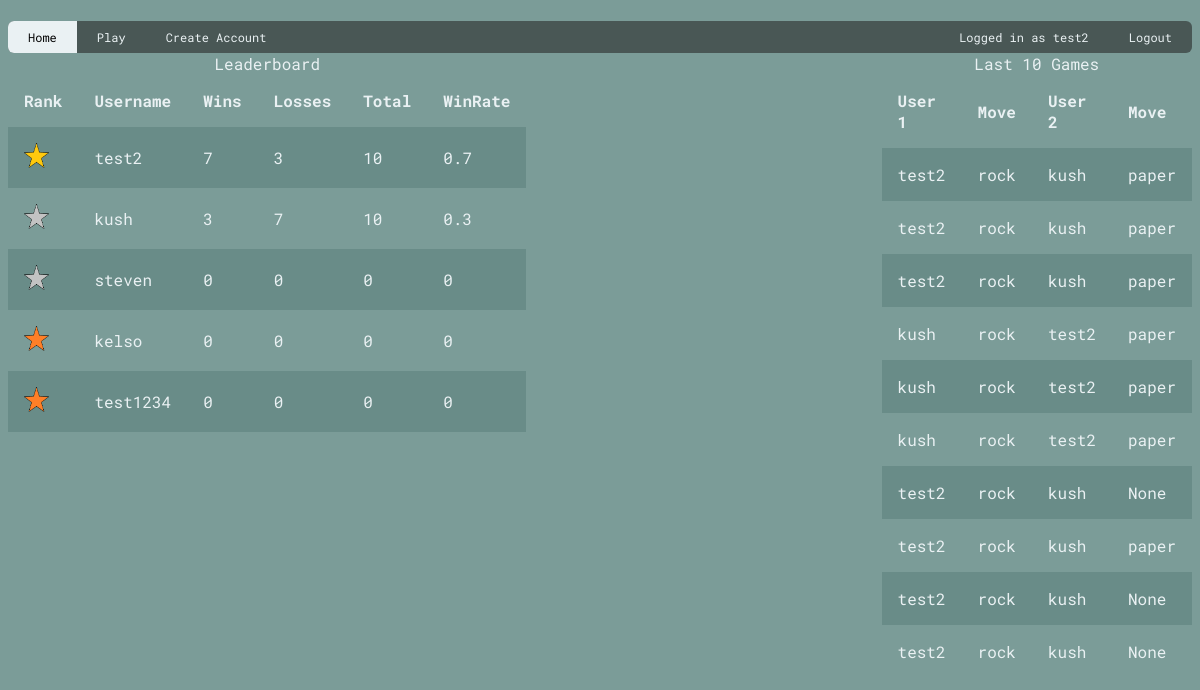
Screenshot of / (signed in) with the database file from the repository.
### models.py (models this page shows)
class users(db.Model):
    __tablename__ = 'user'
    userId = db.Column(db.Integer, primary_key = True)
    username = db.Column(db.String)
    password = db.Column(db.String)
    gamesWon = db.Column(db.Integer)
    gamesLost = db.Column(db.Integer)
    sessionId = db.Column(db.Integer)
    pictureId = db.Column(db.Integer, db.ForeignKey('rank_pictures.pictureId'))

class rank_pictures(db.Model):
    __tablename__ = 'rank_pictures'
    pictureId = db.Column(db.Integer, primary_key=True)
    pictureRef = db.Column(db.String)

class game(db.Model):
    __tablename__ = 'game'
    gameId = db.Column(db.Integer, primary_key=True)
    move1 = db.Column(db.String)
    move2 = db.Column(db.String)
    username1 = db.Column(db.String, db.ForeignKey('user.username'))
    username2 = db.Column(db.String, db.ForeignKey('user.username'))

### main.py (the view)
@app.route('/')
def home():
    users = models.users.query.order_by(models.users.gamesWon.desc()).all() # all users ordered by games won in descending order
    length = len(users)
    upper_split = int((length/100) * 20)
    lower_split = int((length/100) * 70)
    upper_quart = users[:(upper_split)]
    middle_quart = users[(upper_split):(lower_split)]
    lower_quart = users[(lower_split):]
    for user in lower_quart:
        lower_user = models.users.query.filter(models.users.userId == user.userId).first()
        lower_user.pictureId = 3
    for user in middle_quart:
        middle_user = models.users.query.filter(models.users.userId == user.userId).first()
        middle_user.pictureId = 2
    for user in upper_quart:
        upper_user = models.users.query.filter(models.users.userId == user.userId).first()
        upper_user.pictureId = 1
    gold_image = models.rank_pictures.query.filter(models.rank_pictures.pictureId == 1).first()
    silver_image = models.rank_pictures.query.filter(models.rank_pictures.pictureId == 2).first()
    bronze_image = models.rank_pictures.query.filter(models.rank_pictures.pictureId == 3).first()
    games = models.game.query.order_by(models.game.gameId.desc()).all()
    dated_games = games[10:]
    for game in dated_games:
        db.session.delete(models.game.query.filter(models.game.gameId == game.gameId).first())
    db.session.commit()
    games = models.game.query.order_by(models.game.gameId.desc()).all()
    return render_template('home.html', users=users, gold_image=gold_image,
        silver_image=silver_image, bronze_image=bronze_image, games=games)

### main.py (called while the page is built)
@app.context_processor
def add_current_user():
    if session.get('user'):
        return dict(current_user = models.users.query.get(session['user']))
    return dict(current_user = None)

### templates/home.html
{% extends 'layout.html' %}
{% block body %}
<table style="float:left">
    <caption>Leaderboard</caption>
    <tr>
        <th>Rank</th>
        <th>Username</th>
        <th>Wins</th>
        <th>Losses</th>
        <th>Total</th>
        <th>WinRate</th>
    </tr>
    {% for user in users %}
        <tr>
            {% if user.pictureId == 1 %}
                {% set file_name = gold_image.pictureRef %}
                <td><img src="{{url_for('static', filename=file_name)}}"  file style="width:25px;height:25px"></td>
            {% elif user.pictureId == 2 %}
                {% set file_name = silver_image.pictureRef %}
                <td><img src="{{url_for('static', filename=file_name)}}" style="width:25px;height:25px"></td>
            {% elif user.pictureId == 3 %}
                {% set file_name = bronze_image.pictureRef %}
                <td><img src="{{url_for('static', filename=file_name)}}" style="width:25px;height:25px"></td>
            {% endif %}
            <td>{{user.username}}</td>
            <td>{{user.gamesWon}}</td>
            <td>{{user.gamesLost}}</td>
            <td>{{user.gamesWon + user.gamesLost}}</td>
            {% if user.gamesWon > 0 and user.gamesLost > 0 %}
                <td>{{(user.gamesWon/(user.gamesWon + user.gamesLost))|round(2)}}</td>
            {% else %}
                <td>0</td>
            {% endif %}
        </tr>
    {%endfor%}
</table>
<table style ="float: right;">
    <caption>Last 10 Games</caption>
    <tr>
        <th>User 1</th>
        <th>Move</th>
        <th>User 2</th>
        <th>Move</th>
    </tr>
    {% for game in games %}
    <tr>
        <td>{{ game.username1 }}</td>
        <td>{{ game.move1 }}</td>
        <td>{{ game.username2 }}</td>
        <td>{{ game.move2 }}</td>
    </tr>
    {%endfor%}
</table>
{% endblock body %}

### templates/layout.html (shortened to what this page needs)
{% macro nav_item(text, url, extra_class) %}
<a href="{{ url }}" class="{{ extra_class }} {% if request.path == url %}active{% endif %}">{{ text }}</a>
{% endmacro %}
<!DOCTYPE html>
<html lang = 'en'>
<head>
    <link rel = 'stylesheet' href = '/static/css/style.css'>
</head>
<body>
    <div class = 'navbar' id = 'topnav'>
        {{ nav_item('Home', '/') }}
        {{ nav_item('Play', '/play')}}
        {{ nav_item('Create Account', '/createaccount') }}
        <lgn>
            {% if current_user %}
                <txt>{{('Logged in as {}'.format(current_user.username)) }}</txt>
                {{ nav_item('Logout', '/logout') }}
            {% else %}
            {{ nav_item('Login', '/login') }}
            {% endif %}
        </lgn>
    </div>
    <div class="content">
        {% block body %}
        {% endblock body %}
    </div>
</body>
</html>

### static/css/style.css (style rules this page uses)
:root { --c1: #7b9c98; --c2: #eaf1f3; --c3: #495755; --c4: 'Roboto Mono'; --c5: #698c88; }
html { font-family: var(--c4); color: var(--c2); }
.navbar { background-color: var(--c3); overflow: hidden; border-radius: 6px; }
.navbar a { float: left; display: block; color: var(--c2); text-align: center; padding: 8px 20px; text-decoration: none; font-size: 12px; }
.navbar a.active { background-color: var(--c2); color: black; }
a { color: var(--c2) }
body { background-color: var(--c1); }
table { border-collapse: collapse; border-spacing: 0; width: 25%; overflow: auto; border-width: 50%; }
th, td { text-align: left; padding: 16px; }
tr:nth-child(even) { background-color: var(--c5); }
lgn { float: right; }
txt { float: left; display: block; color: var(--c2); text-align: center; padding: 8px 20px; text-decoration: none; font-size: 12px; }

### rows the page displays
users: username "Logged in as test2", pictureRef (picture), username "test2", gamesWon "7", gamesLost "3", user.gamesWon+user.gamesLost "10", (user.gamesWon/(user.gamesWon+user.gamesLost))|round(2) "0.7"
users: pictureRef (picture), username "kush", gamesWon "3", gamesLost "7", user.gamesWon+user.gamesLost "10", (user.gamesWon/(user.gamesWon+user.gamesLost))|round(2) "0.3"
users: pictureRef (picture), username "steven", gamesWon "0", gamesLost "0", user.gamesWon+user.gamesLost "0"
users: pictureRef (picture), username "kelso", gamesWon "0", gamesLost "0", user.gamesWon+user.gamesLost "0"
users: pictureRef (picture), username "test1234", gamesWon "0", gamesLost "0", user.gamesWon+user.gamesLost "0"
game: username1 "test2", move1 "rock", username2 "kush", move2 "paper"
game: username1 "test2", move1 "rock", username2 "kush", move2 "paper"
game: username1 "test2", move1 "rock", username2 "kush", move2 "paper"
game: username1 "kush", move1 "rock", username2 "test2", move2 "paper"
game: username1 "kush", move1 "rock", username2 "test2", move2 "paper"
game: username1 "kush", move1 "rock", username2 "test2", move2 "paper"
game: username1 "test2", move1 "rock", username2 "kush", move2 "None"
game: username1 "test2", move1 "rock", username2 "kush", move2 "paper"
game: username1 "test2", move1 "rock", username2 "kush", move2 "None"
game: username1 "test2", move1 "rock", username2 "kush", move2 "None"

### other values shown
{{ text }} "Home Play Create Account Logout"
